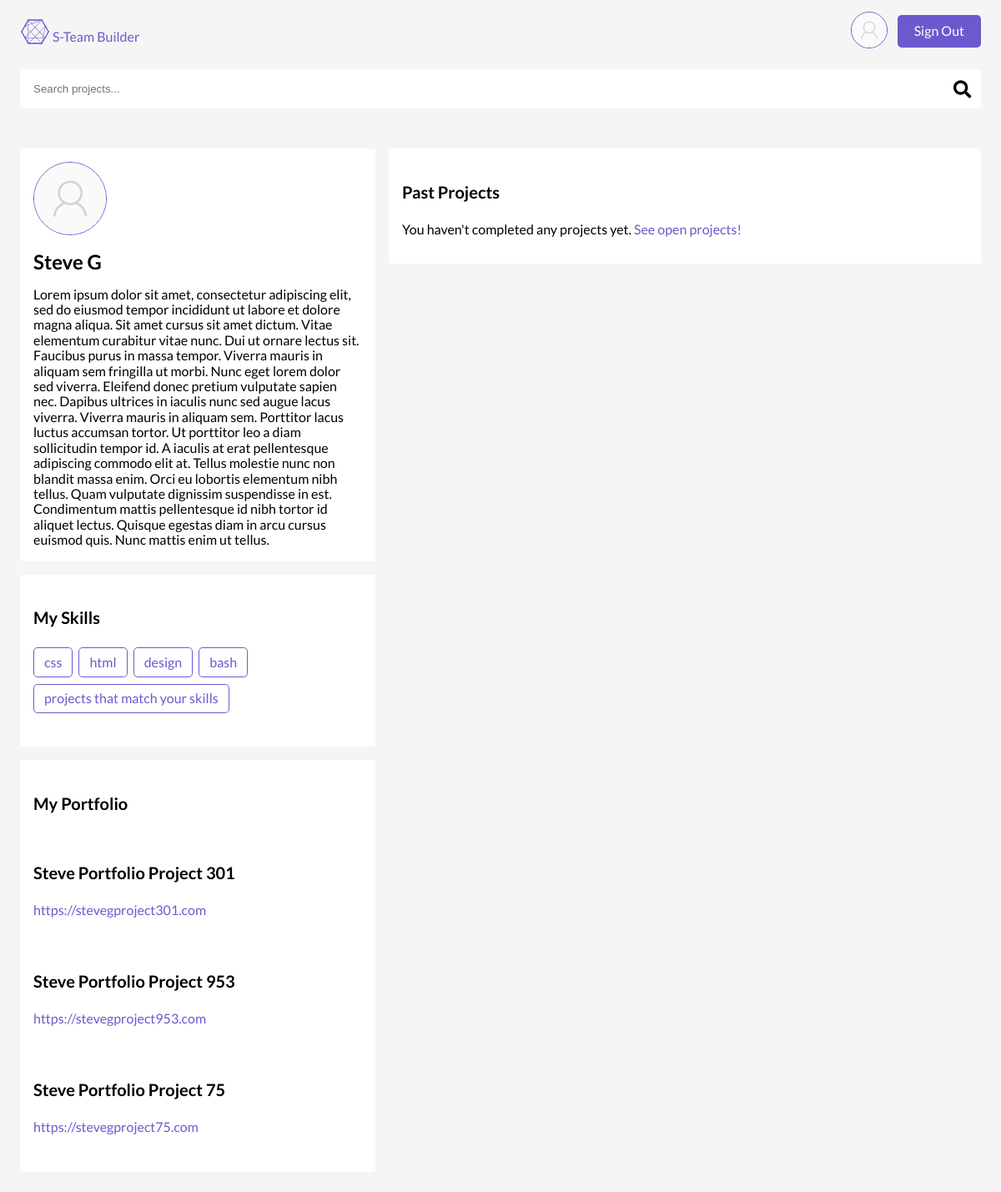
The page /accounts/profile/9/ (signed in) on the database as committed earlier.
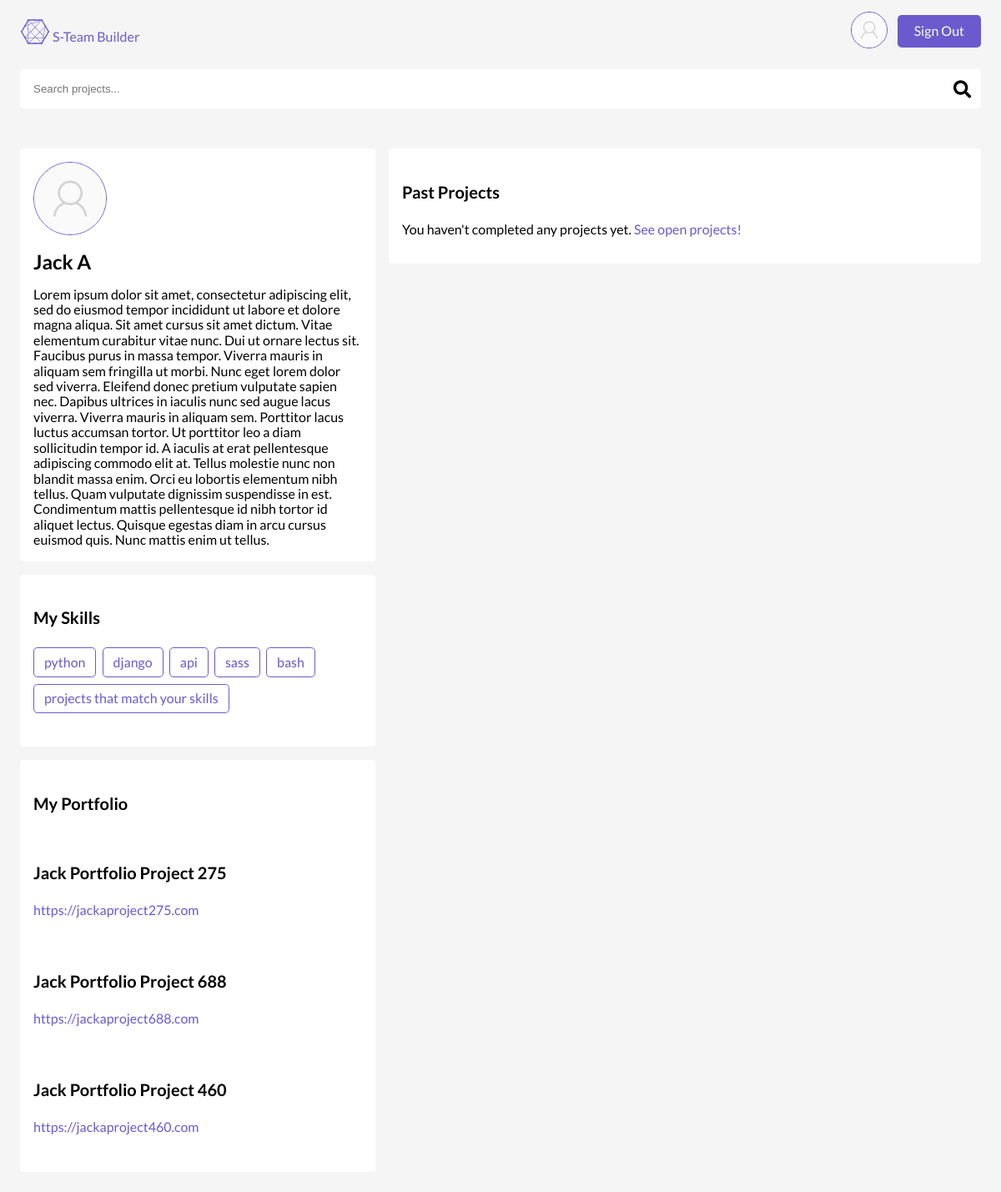
The same page on the database as committed later.
### accounts/models.py (models this page shows, shortened)
class User(AbstractBaseUser):
    email = models.EmailField(
        verbose_name='email address',
        max_length=255,
        unique=True,
    )
    first_name = models.CharField(max_length=255)
    last_name = models.CharField(max_length=255)
    about = models.TextField(max_length=2500)
    avatar = models.ImageField(
        default="default_avatars/blank.png",
        upload_to="avatars"
    )
    skills = models.ManyToManyField(
        "Skill", related_name="users")  # on delete issues?
    is_active = models.BooleanField(default=False)
    is_admin = models.BooleanField(default=False)
    objects = UserManager()
    USERNAME_FIELD = 'email'
    REQUIRED_FIELDS = ['first_name', ]
    def __str__(self):
        if not self.first_name:
            return self.email
        return self.first_name + " " + self.last_name

class Skill(models.Model):
    name = models.CharField(max_length=255, unique=True)
    def __str__(self):
        return self.name

class PortfolioProject(models.Model):
    user = models.ForeignKey(
        settings.AUTH_USER_MODEL,
        on_delete=models.CASCADE,
        related_name="portfolio_projects"
    )
    name = models.CharField(max_length=255, unique=True)
    url = models.URLField()

### accounts/views.py (the view)
# urls.py: path('profile/<int:pk>/', views.Profile.as_view(), name="profile"),
class Profile(CustomLoginRequired, DetailView):
    model = User
    template_name = "accounts/profile.html"
    context_object_name = "user_profile"
    def get_context_data(self, **kwargs):
        context = super().get_context_data(**kwargs)
        context['searchform'] = SearchBarForm()
        context['applications'] = Application.objects.filter(
            user=self.request.user,
            status='A',
            position__project__status='C'
        )
        return context

### projects/forms.py
class SearchBarForm(forms.Form):
    q = forms.CharField(
        max_length=255,
        widget=forms.TextInput(
            attrs={
                'placeholder': 'Search projects...',
                'style': 'margin-bottom:0',
                'class': 'search-bar'
            },
        ))

### projects/views.py (called while the page is built, shortened)
    def dispatch(self, request, *args, **kwargs):
        if not request.user.is_authenticated:
            return self.handle_no_permission()
        apps = Application.objects.filter(
            user=request.user,
            unread=True,
        )
        return super().dispatch(request, *args, **kwargs)

### accounts/templates/accounts/profile.html (shortened to what this page needs)
{% extends 'layout.html' %}
{% load static %}
{% block body %}
<div class="bounds">
</div>
<div class="bounds">
<div class="desktop-wrapper">
  <div class="desktop-wrapper-left">
<div class="card">
    {% if user_profile.avatar %}
    <img src="{{ user_profile.avatar.url }}" class="avatar-large">
    {% endif %}
  <h2>{{ user_profile }}</h2>
  <div>
    {{ user_profile.about }}
  </div>
</div>
    <div class="card">
        <h4>My Skills</h4>
        <ul class="ul-list">
          {% for skill in user_profile.skills.all %}
              <li class="bubble-outline"><a href="{% url 'projects:dashboard' category='skill' q=skill %}"><span
                class="skill-button">{{ skill }}</span></a></li>
          {% endfor %}
          <li class="bubble-outline"><a href="{% url 'projects:dashboard' category='skills' q='my-skills' %}">projects that match your skills</a></li>
        </ul>
      </div>
  <div class="card">
      <h4>My Portfolio</h4>
        {% for project in user_profile.portfolio_projects.all %}
        <div class="mini-card">
            <h4>{{ project.name }}</h4>
            <a href="#">{{ project.url }}</a>
        </div>
        {% endfor %}
    </div>
  </div>
<div class="desktop-wrapper-right">
<div class="card">
  <h4>Past Projects</h4>
  {% if applications %}
  <ul class="">
  {% for application in applications %}
  <li>{{ application.position.title }}, {{ application.position.project }}</li>
  {% endfor %}
  {% else %}
  <p>You haven't completed any projects yet. <a href="{% url 'projects:dashboard' category='all' q='all' %}">See
      open projects!</a></p>
  {% endif %}
</div>
</div>
</div>
</div>
{% endblock %}

Rows that differ between the two databases and show on the page:
no longer on this page (row unchanged): Skill: name "css"
no longer on this page (row unchanged): Skill: name "html"
no longer on this page (row unchanged): Skill: name "design"
changed User: first_name+last_name "Steve G" → "Jack A"
now on this page (row unchanged): Skill: name "python"
now on this page (row unchanged): Skill: name "django"
now on this page (row unchanged): Skill: name "api"
now on this page (row unchanged): Skill: name "sass"
changed PortfolioProject: name "Steve Portfolio Project 301" → "Jack Portfolio Project 275"; url "https://stevegproject301.com" → "https://jackaproject275.com"
changed PortfolioProject: name "Steve Portfolio Project 953" → "Jack Portfolio Project 688"; url "https://stevegproject953.com" → "https://jackaproject688.com"
changed PortfolioProject: name "Steve Portfolio Project 75" → "Jack Portfolio Project 460"; url "https://stevegproject75.com" → "https://jackaproject460.com"
